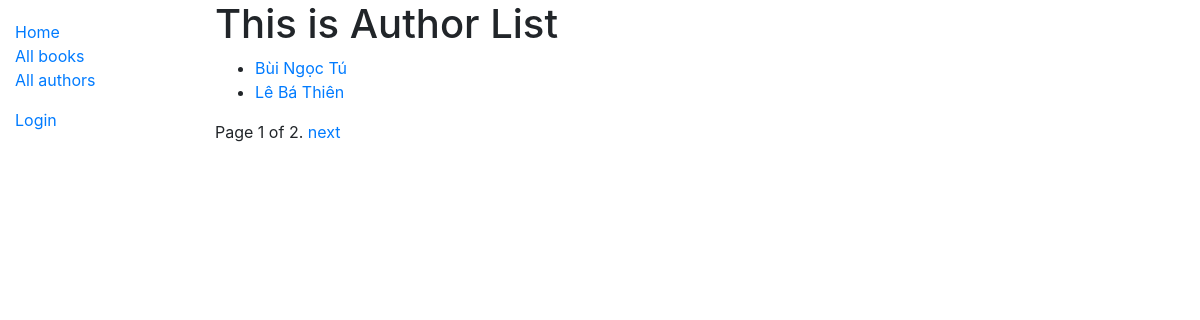
The app's page /catalog/authors/, older data.
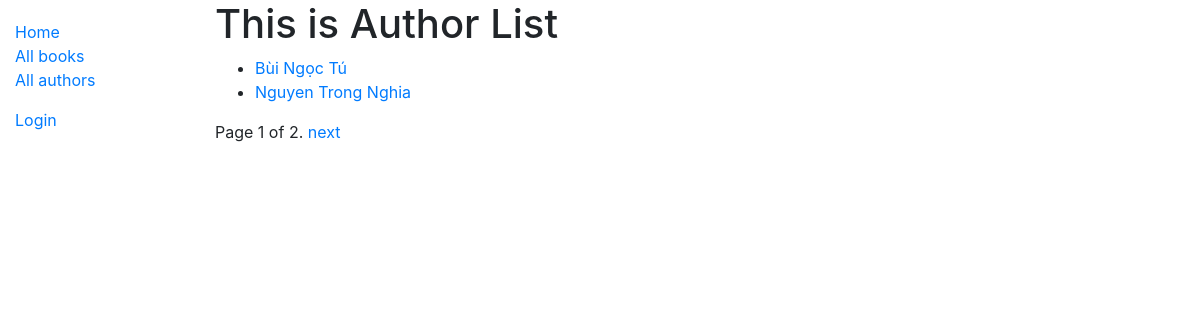
The same page, newer data.
### catalog/models.py (models this page shows, shortened)
class Author(models.Model):
    first_name = models.CharField(max_length=100)
    last_name = models.CharField(max_length=100)
    date_of_birth = models.DateField(null=True, blank=True)
    date_of_death = models.DateField('died', null=True, blank=True)
    class Meta:
        ordering = ['last_name', 'first_name']
    def get_absolute_url(self):
        return reverse('author-detail', args=[str(self.id)])

### catalog/views.py (the view)
# urls.py: path('authors/', views.AuthorListView.as_view(), name='authors'),
class AuthorListView(generic.ListView):
    model = Author
    context_object_name = 'author_list'
    def get_queryset(self):
        return Author.objects.filter(first_name__icontains='')[:5] # Get 5 authors containing the words in ''
    template_name = 'authors/my_arbitrary_template_name_list.html'  # Specify your own template name/location
    paginate_by = 2

### catalog/templates/catalog/author_list.html
{% extends "base_generic.html" %}
{% block content %}
  <h1>This is Author List</h1>
  {% if author_list %}
  <ul>
    {% for author in author_list %}
      <li>
        <a href="{{ author.get_absolute_url }}">{{ author.last_name}}</a>
        <a href="{{ author.get_absolute_url }}">{{ author.first_name}}</a>
      </li>
    {% endfor %}
  </ul>
  {% else %}
    <p>There are no authors in the library.</p>
  {% endif %}
{% endblock %}

Row changes from the older to the newer data that the page shows:
removed Author: last_name "Lê Bá", first_name "Thiên"
now on this page (row unchanged): Author: last_name "Nguyen Trong", first_name "Nghia"
